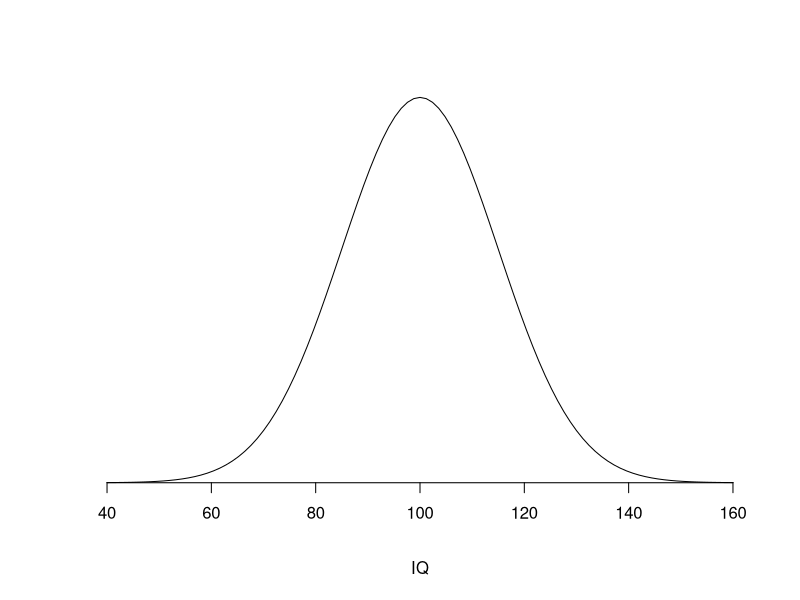
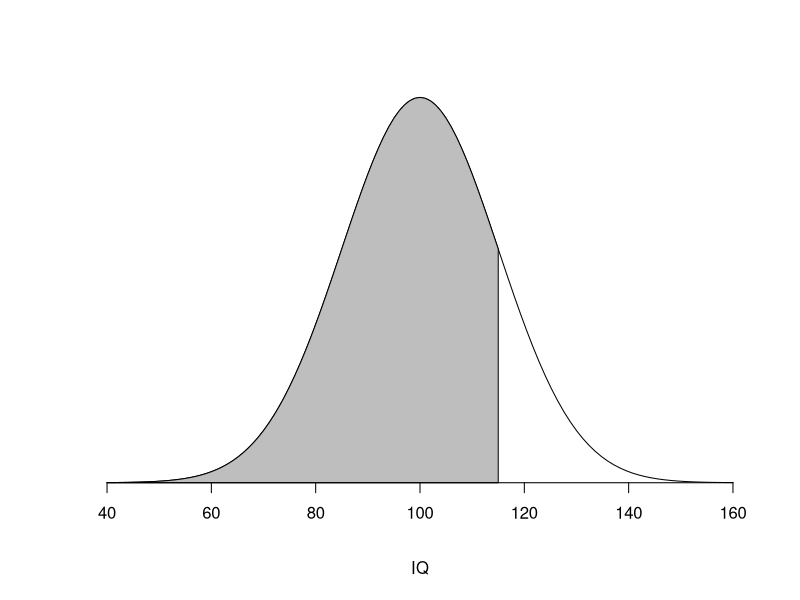
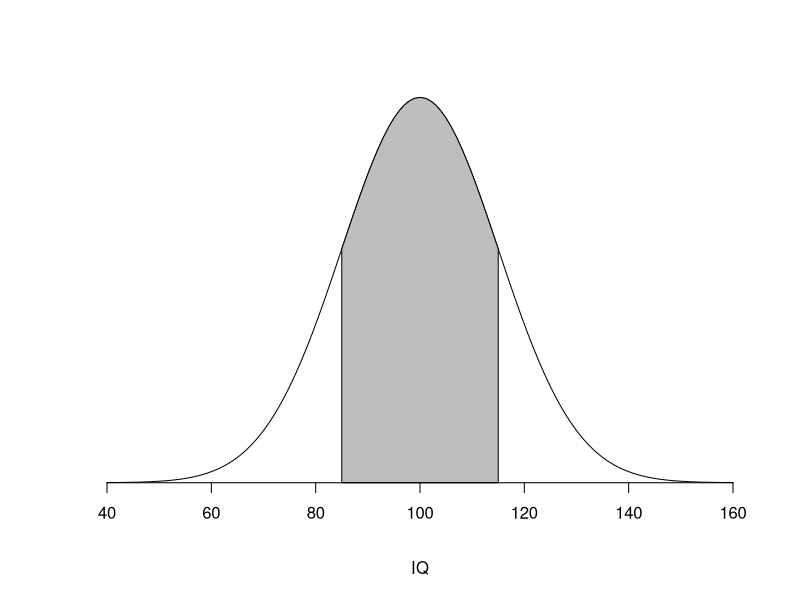
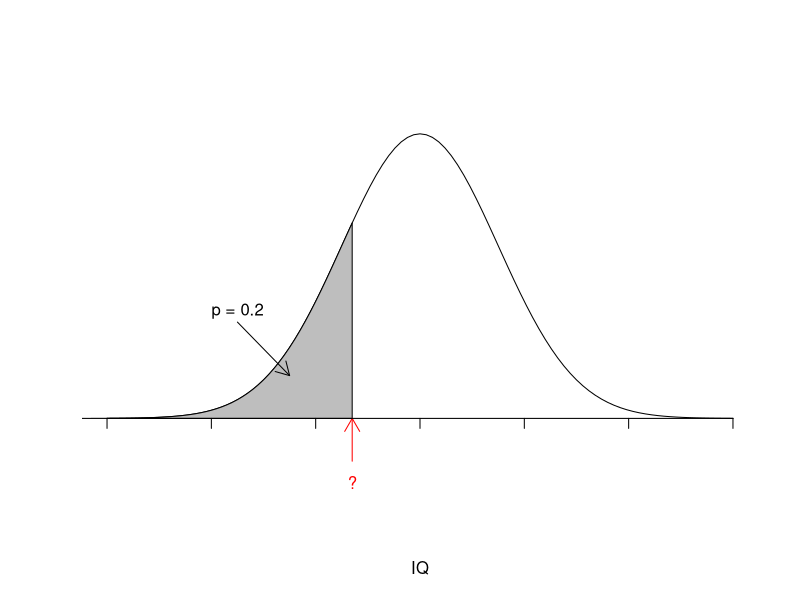
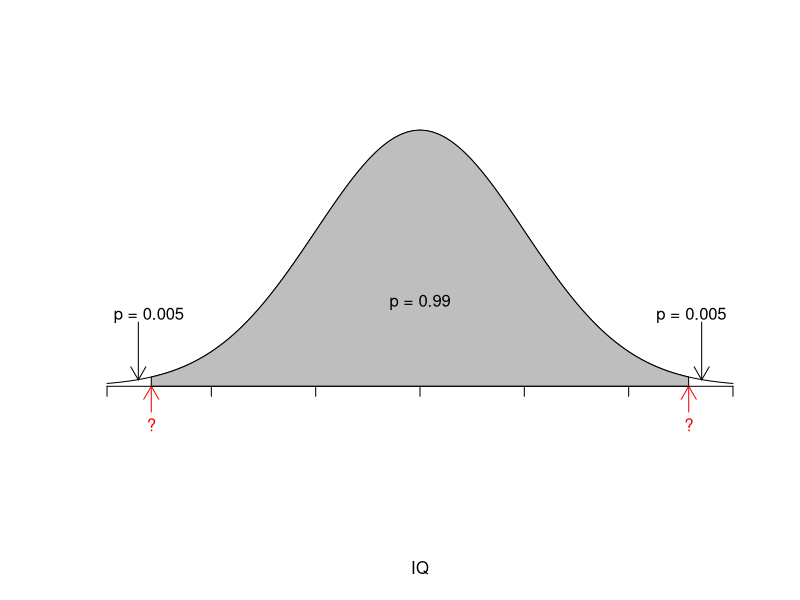

These figures' R source, in order:
## ----setup, include=FALSE------------------------------------------------
knitr::opts_chunk$set(echo = TRUE,
                      message = FALSE,
                      warning = FALSE)


## ----echo=FALSE----------------------------------------------------------
library(knitr)
library(kableExtra)
stattable <- read.table("stattable.txt", 
                        sep = "/", 
                        header = TRUE, 
                        row.names = 1)
kable_styling(kable(stattable, "html") )



## ----echo=FALSE, fig.width=4,fig.height=4--------------------------------
# figure to show IQ
# only for illustration    
m <- 100
sd <- 15
IQ <- seq(40, 160, 1)
curve(dnorm(x, 100, 15),
      xlim = c(40, 160), bty = "n",
      axes = F, xlab = "IQ", ylab = "") 
axis(1, pos = 0)
    


## ------------------------------------------------------------------------
# create variables for the parameter values
m <- 100
sd <- 15


## ------------------------------------------------------------------------
# Now use pnorm()
pnorm(115, m, sd)


## ----echo=FALSE, fig.width=4,fig.height=4--------------------------------
# fig to illustrate IQ < 115
# only for illustration
IQ <- seq(40, 160, 1)
cord.x <- c(40, seq(40, 115, 1), 115) 
cord.y <- c(0, dnorm(seq(40, 115, 1), 100, 15), 0) 
curve(dnorm(x, 100, 15),
      xlim = c(40, 160),
      bty = "n",axes = F,
      xlab = "IQ", ylab = "") 
polygon(cord.x, cord.y, col = "gray")
axis(1, pos = 0)


## ----echo=FALSE,results="hide"-------------------------------------------
#---CODING ANSWER---
pnorm(115, m, sd, lower.tail = FALSE)


## ----echo=FALSE, fig.width=4,fig.height=4--------------------------------
# fig to illustrate IQ between 85 and 115
# You sketch should look like this:
IQ <- seq(40, 160, 1)
cord.x <- c(85, seq(85, 115, 1), 115) 
cord.y <- c(0, dnorm(seq(85, 115, 1), 100, 15), 0) 
curve(dnorm(x, 100, 15),
      xlim = c(40, 160),
      bty = "n",axes = F,
      xlab = "IQ", ylab = "") 
polygon(cord.x, cord.y, col = "gray")
axis(1, pos = 0)

## ----echo=FALSE,results="hide"-------------------------------------------
#---CODING ANSWER---
pnorm(115, m, sd) - pnorm(85, m, sd)


## ----echo=FALSE,results="hide"-------------------------------------------
#---CODING ANSWER---
v <- 1.96 * 15


## ----echo=FALSE,results="hide"-------------------------------------------
#---CODING ANSWER---
pnorm(m + v, m, sd) - pnorm(m - v, m, sd)
# 95% because 95% of values lies between +1.96 s.d. and -1.96 s.d.



## ------------------------------------------------------------------------
 qnorm(0.2, m, sd)


## ----echo=FALSE, fig.width=4,fig.height=4--------------------------------
# fig to illustrate IQ value that 20% people are below

IQ <- seq(40, 160, 1)
cord.x <- c(0, seq(0, 87, 1), 87) 
cord.y <- c(0, dnorm(seq(0, 87, 1), 100, 15), 0) 
curve(dnorm(x, 100, 15),
      xlim = c(40, 160),
      ylim = c(-0.006, 0.03),
      bty = "n",axes = F,
      xlab = "IQ", ylab = "") 
polygon(cord.x, cord.y, col = "gray")
text(65, 0.01, "p = 0.2")
arrows(65, 0.009, 75, 0.004, length = .15)
text(87, -0.006, "?", col = "red")
arrows(87, -0.004,87, 0, length = .15, col = "red")
axis(1, pos = 0, labels = FALSE)




## ----echo=FALSE,results="hide"-------------------------------------------
#---CODING ANSWER---
qnorm(0.025, m, sd)


## ----echo=FALSE, fig.width=6,fig.height=4.5------------------------------
# the figure for 99% 
# only for illustration
z <- qnorm(0.995)
cord.x <- c(-z, seq(-z, z, 0.01), z) 
cord.y <- c(0, dnorm(seq(-z, z, 0.01)), 0) 
curve(dnorm(x, 0, 1),
      xlim = c(-3, 3),
      ylim = c(-0.15, 0.45),
      bty = "n", 
      axes = F, xlab = "IQ",
      ylab = "") 
polygon(cord.x, cord.y, col = "gray")
arrows(-2.7, 0.1, -2.7, 0.01, length = .15)
text(-2.6, 0.11, "p = 0.005")
arrows(2.7, 0.1, 2.7, 0.01, length = .15)
text(2.6, 0.11, "p = 0.005")
text(0, 0.13, "p = 0.99")
text(z, -0.06, "?", col = "red")
arrows(z, -0.04,z, 0, length = .15, col = "red")
text(-z, -0.06, "?", col = "red")
arrows(-z, -0.04,-z, 0, length = .15, col = "red")
axis(1, pos = 0, labels = FALSE)


## ----echo=FALSE,results="hide"-------------------------------------------
#---CODING ANSWER---
qnorm(0.005, m, sd)
qnorm(0.995, m, sd)
# between 61.4 and 138.6


## ------------------------------------------------------------------------
n <- 5
se <- 15 / sqrt(n)


## ------------------------------------------------------------------------
pnorm(115, m, se)


## ----echo=FALSE,results="hide"-------------------------------------------
#---CODING ANSWER---
n <- 10
se <- 15 / sqrt(n)
pnorm(105, m, se, lower.tail = FALSE)
# it is about 0.146


## ----echo=FALSE,results="hide"-------------------------------------------
#---CODING ANSWER---
bee <- read.table("../data/beewing.txt", header = FALSE)
str(bee)


## ----echo=FALSE,results="hide"-------------------------------------------
#---CODING ANSWER---
names(bee) <- "wing"
str(bee)


## ----echo=FALSE,results="hide"-------------------------------------------
#---CODING ANSWER---
m <- mean(bee$wing)
sd <- sd(bee$wing)
n <- length(bee$wing)
se <- sd / sqrt(n)


## ----warning=FALSE,message=FALSE-----------------------------------------
q <- qnorm(0.975)


## ----warning=FALSE,message=FALSE-----------------------------------------
(lcl <- m - q * se)
(ucl <- m + q * se)


## ----echo=FALSE,results="hide"-------------------------------------------
#---CODING ANSWER---
q <- qnorm(0.995)
lcl <- m - q * se
ucl <- m + q * se
#---THINKING ANSWER---
# the mean is 4.55 +/- 0.077. We are 95% certain the populations mean lies between 4.627 and 4.473


## ----echo=FALSE,results="hide"-------------------------------------------
#---CODING ANSWER---
neur <- read.table("../data/neuron.txt", header = TRUE)
str(neur)


## ----echo=FALSE,results="hide"-------------------------------------------
#---CODING ANSWER---
m <- mean(neur$csa)



## ----echo=FALSE,results="hide"-------------------------------------------
#---CODING ANSWER---
sd <- sd(neur$csa)
n <- length(neur$csa)
se <- sd / sqrt(n)


## ------------------------------------------------------------------------
df <- length(neur$csa) - 1; df


## ------------------------------------------------------------------------
t <- qt(0.975, df = df); t


## ------------------------------------------------------------------------
round(m + t * se, 2)
round(m - t * se, 2)


## ----echo=FALSE,results="hide"-------------------------------------------
#---CODING AND THINKING ANSWER---
adip <- read.table("../data/adipocytes.txt", header = T)
str(adip)
library(tidyverse)
adip_summary <- adip %>% 
  group_by(treatment) %>% 
  summarise(mean = mean(adiponectin),
            sd = sd(adiponectin),
            n = length(adiponectin),
            se = sd/sqrt(n))
#since there are only 15 values in each group we need to use the t value to consruct our ci
t <- qt(0.975, df = 14)
#And the confidence interval are:
round(adip_summary$mean + t * adip_summary$se, 2)
round(adip_summary$mean - t * adip_summary$se, 2)
#we conclude we're 95% certain the mean for the conrol group is between 4.73 and 6.36 and the mean for the nicotinic group is between 6.52 and 8.50
#More usually we might put is like this:
round(t * adip_summary$se, 2)
# the mean for the control group is 5.55 +/- 0.82 and that for the nicotinic group is 7.51 +/- 0.99



## ----echo=FALSE,results="hide"-------------------------------------------
   #---CODING AND THINKING ANSWER---
#This question is asking what is the probability of having a value of 6 or more if you come from the healthy people distribution
m <- 3
sd <- 2.8
# Now use pnorm()
pnorm(6, m, sd, lower.tail = F)
#it is 0.142
